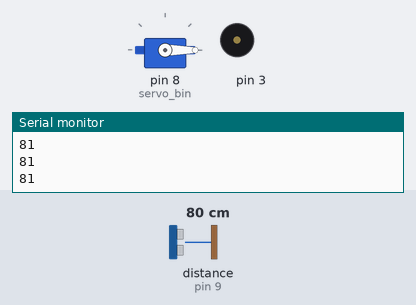
Bench run of a sketch on a simulated Arduino Uno, built with avr-gcc and run on an emulated ATmega328P. Shown: servo, buzzer (waves = sounding), the last lines printed to the serial monitor. Wiring (inferred from the names in the program): ultrasonic range finder: trigger pin 10; echo pin 9. The inputs (shaded band) are chosen by the test bench; at power-on: distance to the obstacle (sensor on pin 9) 80 cm. The echo pulse lasts 58.3 µs per cm.

Above: at 1.2 s.
1.3 s: distance to the obstacle (sensor on pin 9) set to 6 cm
2.8 s: distance to the obstacle (sensor on pin 9) set to 3 cm
At 4.0 s:
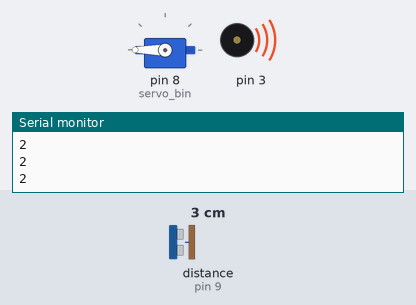
4.3 s: distance to the obstacle (sensor on pin 9) set to 9 cm
At 5.2 s:
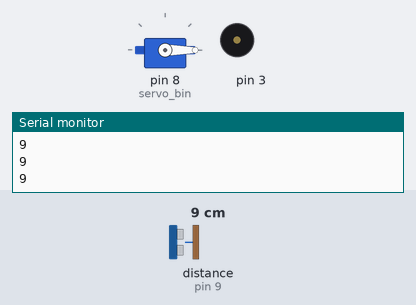
5.8 s: distance to the obstacle (sensor on pin 9) set to 2 cm
At 6.4 s:
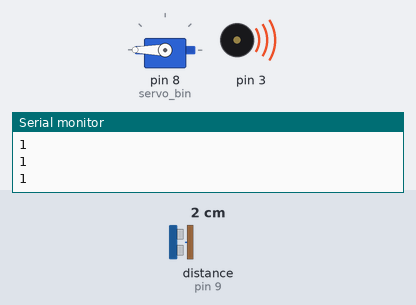
Timing chart, 0 to 8.3 s (numbered marks = the images above; inputs shaded):
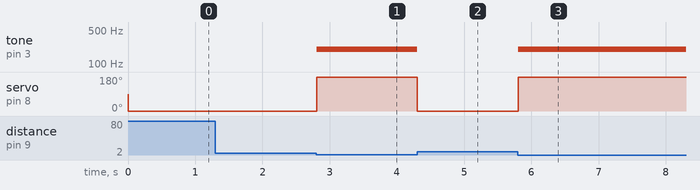

The sketch:

sketch_mar21c_copy_20230405230831.ino
```cpp
#include <Servo.h>
const int trig=10;
const int echo=9;
long data;
int cm;
Servo servo_bin;
void setup()
{
  Serial.begin(9600);
  pinMode(trig,OUTPUT);
  pinMode(echo,INPUT);
  servo_bin.attach(8);
}

void loop()
{
  digitalWrite(trig,LOW);
  delayMicroseconds(2);
  digitalWrite(trig,HIGH);
  delayMicroseconds(10);
  digitalWrite(trig,LOW);
  data = pulseIn(echo,HIGH);
  cm = data*0.035/2;
  Serial.println(cm);

  if(cm<=3)
  {
  servo_bin.write(360);
  tone(3,200);
  }
  else
  {
  servo_bin.write(0);
  noTone(3);
  }
}
```

Measured:
- the behaviour switches between 5 and 4 cm on distance to the obstacle (sensor on pin 9) (found by bisection; images 0 and 1)
- after the input at 2.8 s, tone on pin 3: silent → 200 Hz at once; servo on pin 8 (servo_bin): 0° → 180° at once
- after the input at 4.3 s, tone on pin 3: 200 Hz → silent at once; servo on pin 8 (servo_bin): 180° → 0° at once
- after the input at 5.8 s, tone on pin 3: silent → 200 Hz at once; servo on pin 8 (servo_bin): 0° → 180° at once
